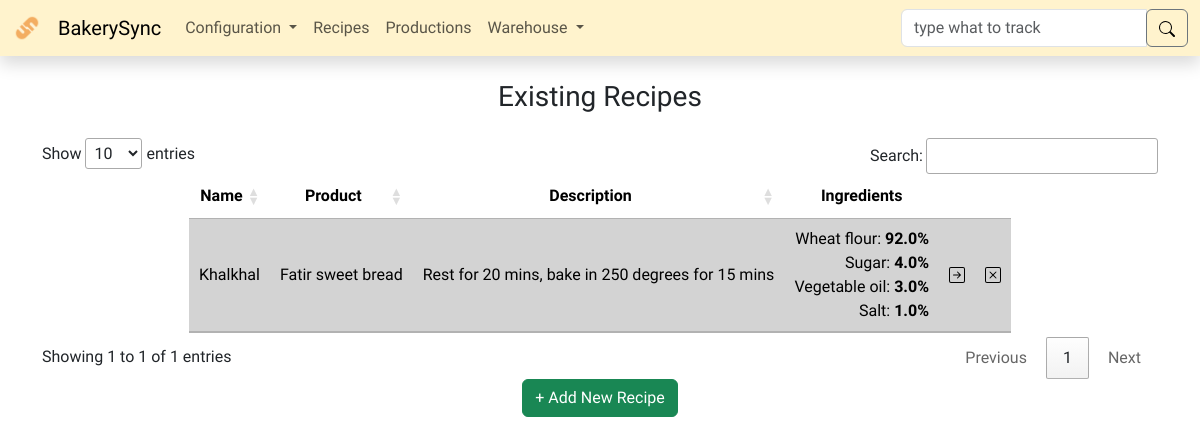
The app's page /recipes/ with its own data.
### models.py (models this page shows, shortened)
class BaseModel(db.Model):
    __abstract__ = True
    id = db.Column(db.Integer, primary_key=True)

class Recipe(BaseModel):
    name = db.Column(db.String(255), nullable=False)
    description = db.Column(db.String(255))
    product = db.Column(db.Integer, db.ForeignKey(
        ProductType.id), nullable=False)
    ingredients = db.relationship(
        'IngredientType',
        secondary=recipe_ingredient_association,
        back_populates='recipes'
    )
    productions = db.relationship('Production', backref='recipe')
    def getp(self, ingredient_type_id):
        association = db.session.query(recipe_ingredient_association).filter(
            recipe_ingredient_association.c.recipe_id == self.id,
            recipe_ingredient_association.c.ingredient_type == ingredient_type_id
        ).first()
        if association:
            return association.quantity_percent
        return 0

class ProductType(BaseModel):
    name = db.Column(db.String(255), unique=True, nullable=False)
    productions = db.relationship('Production', backref='type')
    recipes = db.relationship('Recipe', backref='type')

class IngredientType(BaseModel):
    name = db.Column(db.String(255), unique=True, nullable=False)
    arrivals = db.relationship('IngredientArrival', backref='type')
    recipes = db.relationship(
        'Recipe', secondary=recipe_ingredient_association, back_populates='ingredients')

### tables this page shows
CREATE TABLE recipe_ingredient_association (
	recipe_id INTEGER, 
	ingredient_type INTEGER, 
	quantity_percent FLOAT, 
	FOREIGN KEY(recipe_id) REFERENCES recipe (id), 
	FOREIGN KEY(ingredient_type) REFERENCES ingredient_type (id)
);

### routes/recipes.py (the view)
@recipes_bp.route('/', methods=['GET', 'POST'])
def recipes():
    if request.method == 'POST':
        try:
            recipe_name = request.form['recipe_name'].capitalize()
            description = request.form['description']
            ptype = request.form['product']
            itypes = IngredientType.query.all()
            itype_percents = {}
            for itype in itypes:
                try:
                    itype_percent = float(request.form.get(itype.name, 0.0))
                except ValueError:
                    itype_percent = 0.0
                itype_percents[itype.name] = itype_percent
        except Exception as e:
            flash(f'Invalid data input! - Error: {str(e)}', 'warning')
            return redirect(url_for('recipes.recipes'))
        if recipe_name and ptype:
            try:
                product = ProductType.query.get(ptype)
            except:
                flash('Invalid product input!', 'warning')
                return redirect(url_for('recipes.recipes'))
        else:
            flash('Invalid data input!', 'warning')
            return redirect(url_for('recipes.recipes'))
        if sum(itype_percents.values()) != 100:
            flash(
                f'Invalid data input, percentages sum shouldbe 100 not {sum(itype_percents.values())}', 'warning')
            return redirect(url_for('recipes.recipes'))
        new_recipe = Recipe(
            name=recipe_name,
            description=description,
            product=ptype,
        )
        duplicate_recipe = Recipe.query.filter_by(
            name=recipe_name, product=ptype).first()
        if duplicate_recipe:
            flash(
                f'Can not add another recipe with the same name {recipe_name} for product {ptype}. Recipe names must all be unique for each production.', 'warning')
            return redirect(url_for('recipes.recipes'))
        try:
            db.session.add(new_recipe)
            db.session.commit()
        except Exception as e:
            if 'UNIQUE constraint failed' in str(e):
                flash(
                    f'Can not add another recipe with the same name {recipe_name}. Recipe name must be unique.', 'warning')
            else:
                flash(f'Error: {str(e)}', 'warning')
            db.session.rollback()  # Rollback any changes to the database
            return redirect(url_for('recipes.recipes'))
        try:
            insertions = []
            for itype in itypes:
                ing_percent = float(itype_percents[itype.name])
                if ing_percent != 0.0:
                    insertions.append(recipe_ingredient_association.insert().values(
                        recipe_id=new_recipe.id, ingredient_type=itype.id, quantity_percent=ing_percent))
            for insertion in insertions:
                db.session.execute(insertion)
            db.session.commit()
            flash('New recipe added successfully', 'success')
            return redirect(url_for('recipes.recipes'))
        except Exception as e:
            flash(f'Error: {str(e)}', 'warning')
            db.session.rollback()
            db.session.delete(new_recipe)
            db.session.commit()
            return redirect(url_for('recipes.recipes'))
    else:
        recipes = Recipe.query.all()
        ptypes = ProductType.query.all()
        itypes = IngredientType.query.all()
        ingredients = db.session.query(recipe_ingredient_association).all()
        context = {
            'recipes': recipes,
            'ptypes': ptypes,
            'itypes': itypes,
            'ingredients': ingredients}
    return render_template('recipes.html', **context)

### app.py (called while the page is built)
@app.after_request
def after_request(response):
    response.headers["Cache-Control"] = "no-cache, no-store, must-revalidate"
    response.headers["Expires"] = 0
    response.headers["Pragma"] = "no-cache"
    return response

@app.template_filter('escape_html')
def escape_html_filter(s):
    result = ""
    for c in s:
        if c in ["'", '"']:
            result += "\\" + c
        else:
            result += c
    return result

@app.template_filter('sortgetp')
def sortgetp(ingredients, recipe):
    return sorted(ingredients, key=lambda x: recipe.getp(x.id))

### templates/recipes.html (shortened to what this page needs)
{% extends "layout.html" %}
{%block main %}
<div class="container mx-auto text-center">
  <h3 class="my-4">Existing Recipes</h3>
  <table id="recipe_table" class="table table-striped w-auto mx-auto">
    <thead>
      <tr>
        <th>Name</th>
        <th>Product</th>
        <th>Description</th>
        <th>Ingredients</th>
        <th></th>
        <th></th>
      </tr>
    </thead>
    <tbody>
      {% for recipe in recipes|reverse %}
      <tr>
        <td>{{ recipe.name }}</td>
        <td>{{ recipe.type.name }}</td>
        <td>{{ recipe.description }}</td>
        <td class="text-end">
          {% set sorted_ingredients = recipe.ingredients|list|sortgetp(recipe)|reverse %} {% for
          ingredient in sorted_ingredients %} {{ ingredient.name }}:
          <strong>{{ recipe.getp(ingredient.id) }}%</strong><br />
          {% endfor %}
        </td>
        <td>
          <form action="{{ url_for('recipes.track') }}" method="post">
            <input
              type="image"
              src="/static/icons/arrow-right-square.svg"
              alt="track"
              name="recipe_track"
              title="Track {{ recipe.name }}"
            />
          </form>
        </td>
        <td>
          <form
            id="del-{{recipe.id}}"
            action="{{ url_for('recipes.delete_recipe') }}"
            method="post"
          >
            <img
              src="/static/icons/x-square.svg"
              alt="delete"
              name="recipe_delete"
              type="submit"
              title="Delete {{ recipe.name }}"
              onclick="return confirmDelete('del-{{recipe.id}}', '{{ recipe.name|escape_html }} recipe for {{ recipe.type.name|escape_html }}');"
            />
          </form>
        </td>
      </tr>
      {% endfor %}
    </tbody>
  </table>
  <button
    class="btn btn-success"
    type="button"
    data-bs-toggle="offcanvas"
    data-bs-target="#AddCanvas"
    aria-controls="AddCanvas"
  >
    + Add New Recipe
  </button>
</div>
{% endblock %}

### static/styles.css (style rules this page uses)
body { font-family: "Dosis", sans-serif; }
table input { border: none; background: transparent; padding: 0; vertical-align: middle; }
td form, td strong { display: inline; }
table.dataTable thead th, table.dataTable thead td, table.dataTable tfoot th, table.dataTable tfoot td { text-align: center; }
.table { --bs-table-striped-bg: lightgray; }
td { vertical-align: middle; }

### records on screen
Recipe: name "Khalkhal", type.name "Fatir sweet bread", description "Rest for 20 mins, bake in 250 degrees for 15 mins", getp "1.0"
IngredientType: name "Wheat flour"
recipe_ingredient_association: getp "92.0"
IngredientType: name "Sugar"
recipe_ingredient_association: getp "4.0"
IngredientType: name "Vegetable oil"
recipe_ingredient_association: getp "3.0"
IngredientType: name "Salt"
